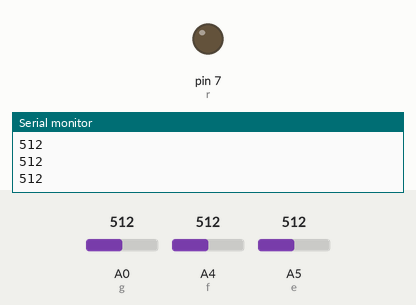
This sketch was run on a simulated Arduino Uno, built with avr-gcc and run on an emulated ATmega328P. On the bench: output pins drawn as LEDs (lit = HIGH), the last lines printed to the serial monitor. Inputs (shaded band) come from the test bench; at power-on: A0 (g) = 512, A4 (f) = 512, A5 (e) = 512.

Above: at 0.1 s.
At 1.1 s:
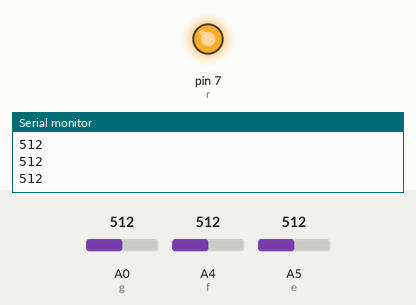
Timing chart, 0 to 2.6 s (numbered marks = the images above):
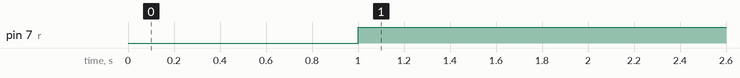

The sketch:

Tank_filling_3_sensors.ino
```cpp
int e = A5;
int f = A4;
int g = A0;
int r = 7;
int a;
int b;
int c;

void setup() {
  pinMode(a, INPUT);
  pinMode(b, INPUT);
  pinMode(c, INPUT);
  pinMode(r, OUTPUT);
  Serial.begin(9600);
}

void loop() {
  a = analogRead(e);
  b = analogRead(f);
  c = analogRead(g);
  Serial.println("hiiiiiiiiiiiiiiiiiiiiiiiiiiiiiiiii");
  Serial.println(a, DEC);
  Serial.println(b, DEC);
  Serial.println(c, DEC);
  delay(1000);
  if (a >= 5 && b >= 5 && c >=5  ){
    digitalWrite(r,HIGH);
    Serial.println("im in loop 1");
  }
  else if (a >=5 && b <= 5 && c <= 5){
    digitalWrite(r,LOW);
    Serial.println("im in loop 2");
  }
}
```

Measured:
- by itself, pin 7 (r): LOW → HIGH at 1.0 s
